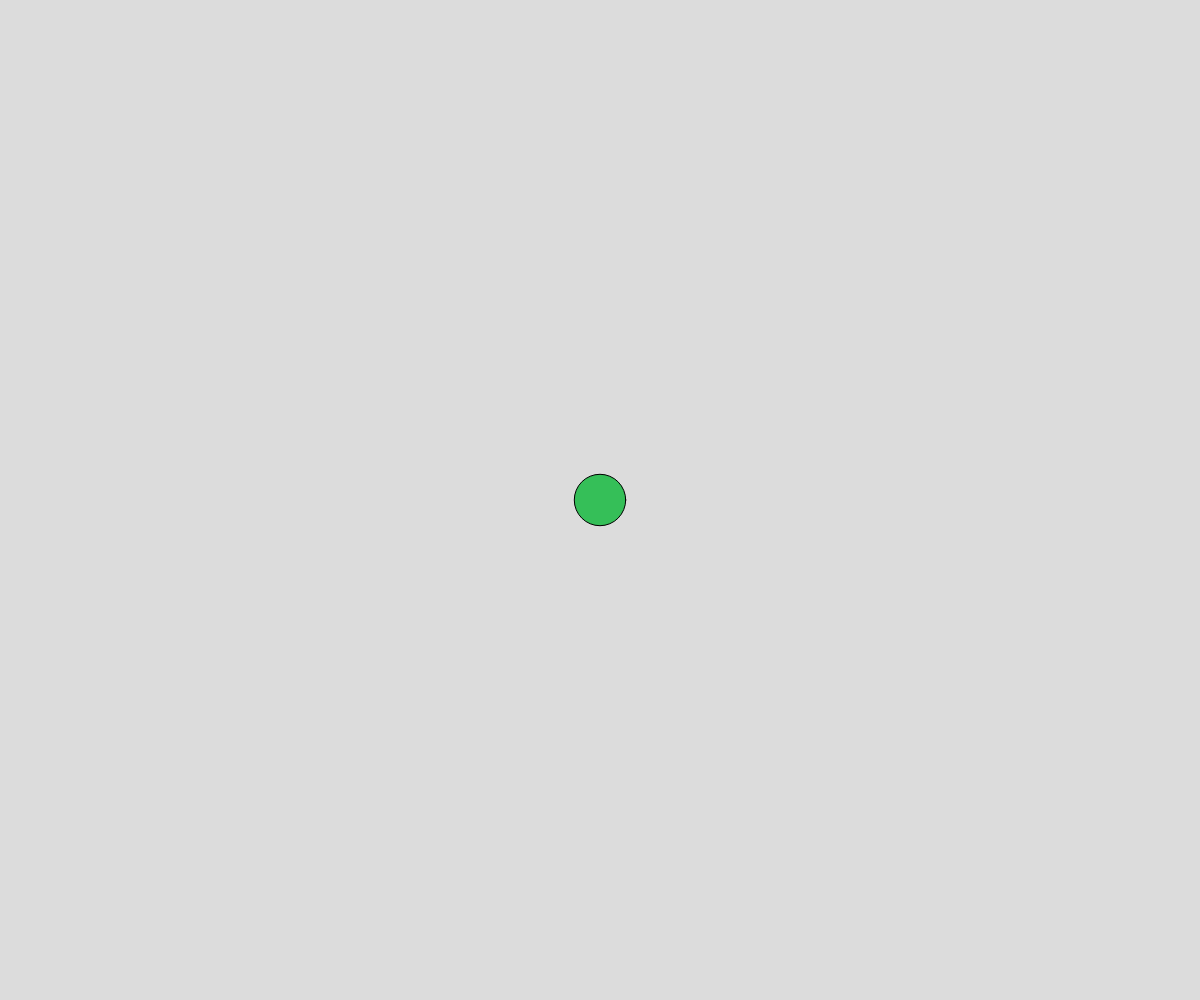
Frame 1 (no input)
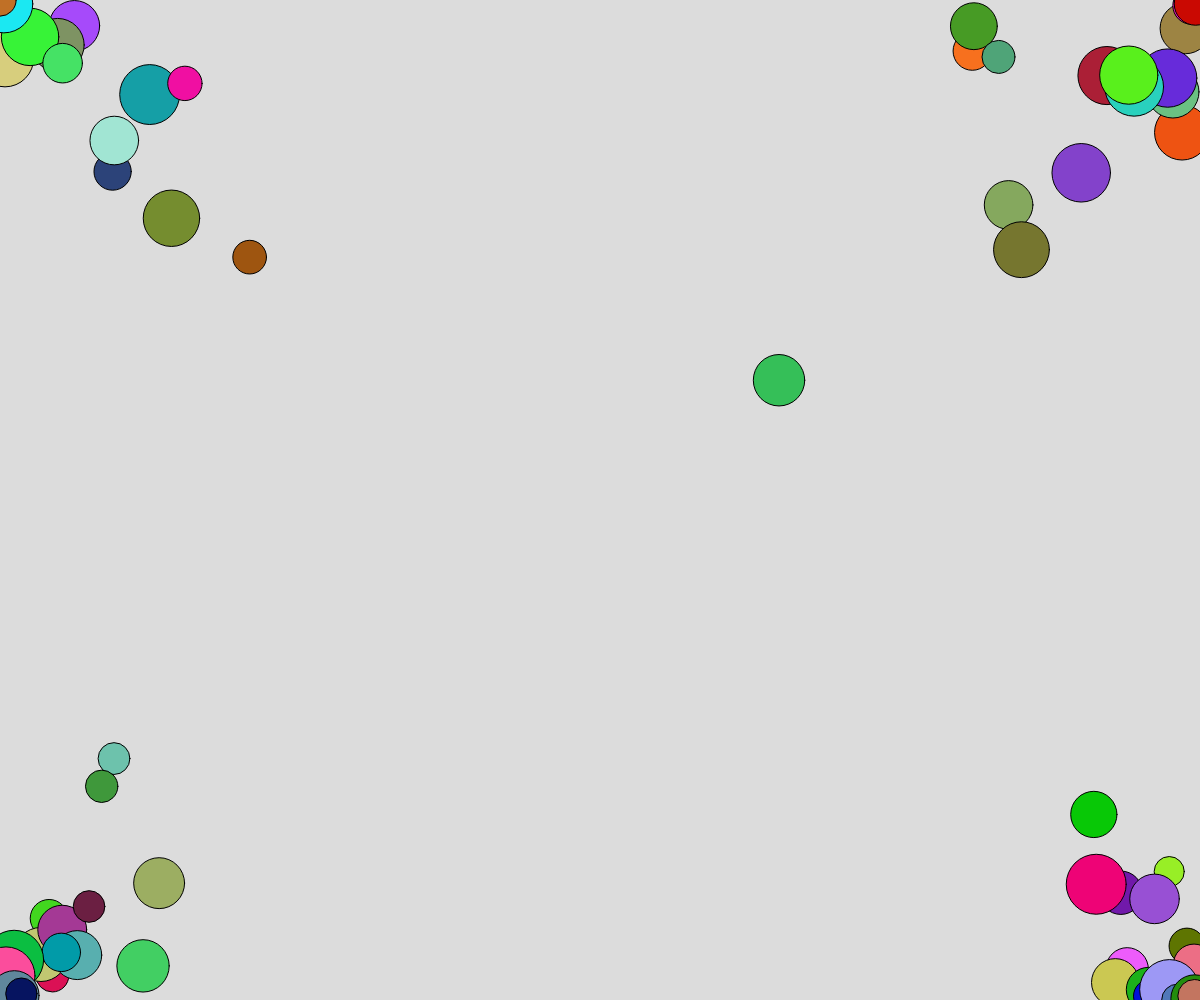
Frame 60 (no input)
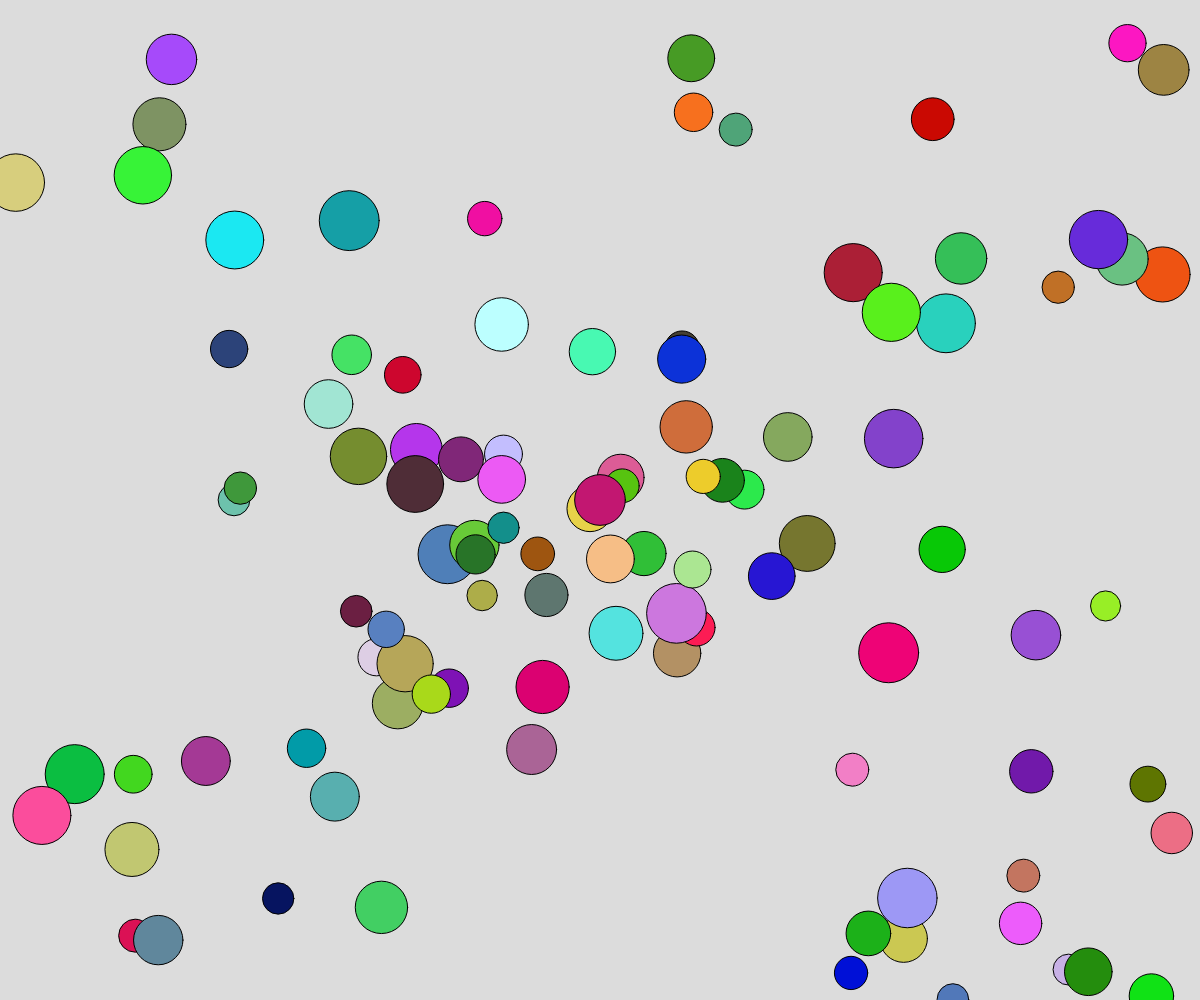
Frame 120 (the mouse pressed at the canvas centre since frame 60)

The p5.js sketch that drew these frames (run headless with seeded random() and noise() and a simulated clock; from frame 60 on, the mouse is pressed at the canvas centre):

// p5.js sketch
// ── sketch.js
// Project Title
// Your Name
// Date
//
// Extra for Experts:
// - describe what you did to take this project "above and beyond"

let ball;
let ballArray = [];
function setup() {
  createCanvas(windowWidth, windowHeight);
  spawnBall(width/2,height/2);
}

function draw() {
  background(220);
  displayBall();
  moveBall();
  spawnBall(mouseX,mouseY);
}

function mousePressed(){
  spawnBall(mouseX,mouseY);
}

function moveBall(){
  for (let ball of ballArray){
    // move
    ball.x += ball.dx;
    ball.y += ball.dy;
    // teleport
    if (ball.x < 0){
      ball.x = width;
    }
    if (ball.x > width){
      ball.x = 0;
    }
    if (ball.y < 0){
      ball.y = height;
    }
    if (ball.y > height){
      ball.y = 0;
    }
  }
}

function displayBall(){
  for (let ball of ballArray){
    fill(ball.color);
    circle(ball.x,ball.y,2*ball.radius);
  }
}

function spawnBall(initialX, initalY){
  ball = {
    x: initialX,
    y: initalY,
    radius: random(15,30),
    color: color(random(255),random(255),random(255)),
    dx: random(-5,5),
    dy: random(-5,5),
  };
  if (ballArray.length > 100){
    ballArray.pop(0);
  }
  ballArray.push(ball);
}
